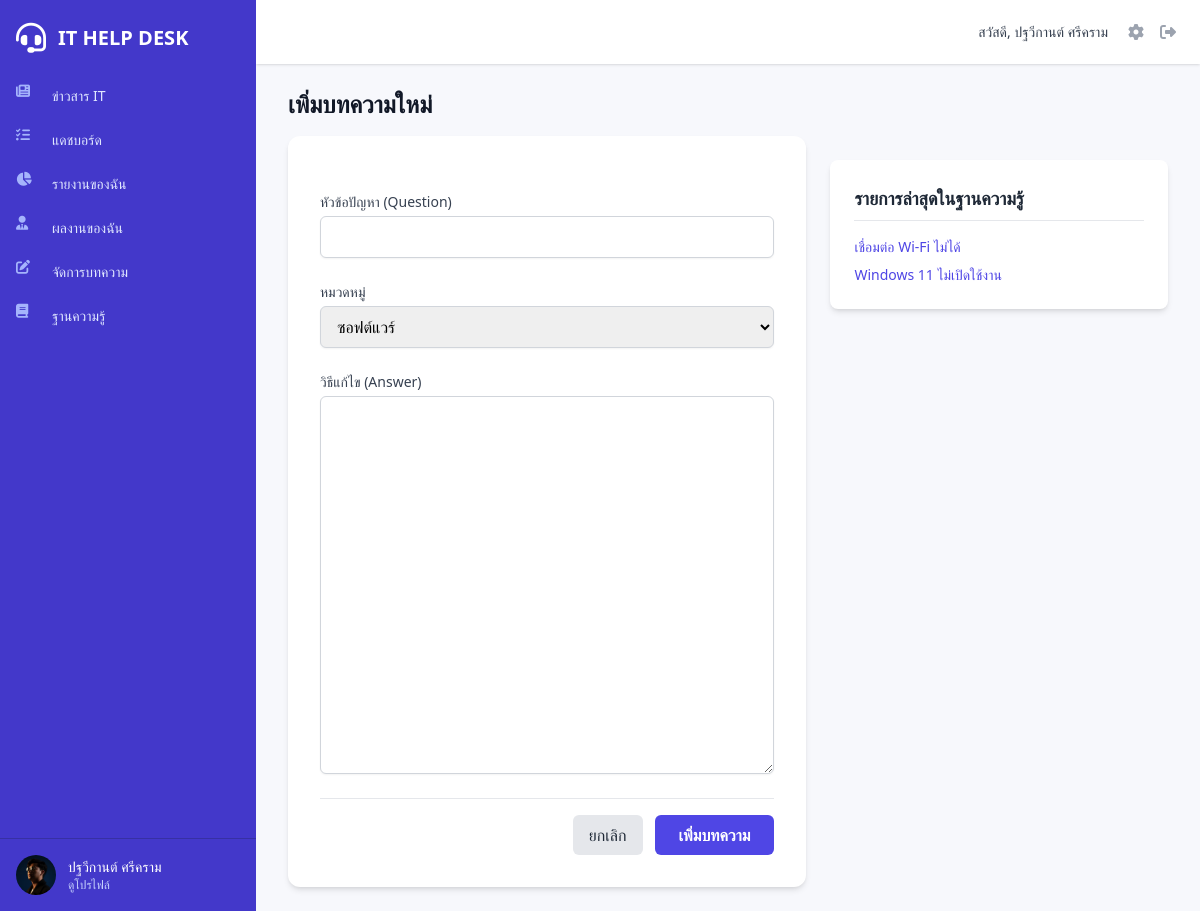
The page /admin_kb_form.php (signed in) on the database as committed earlier.
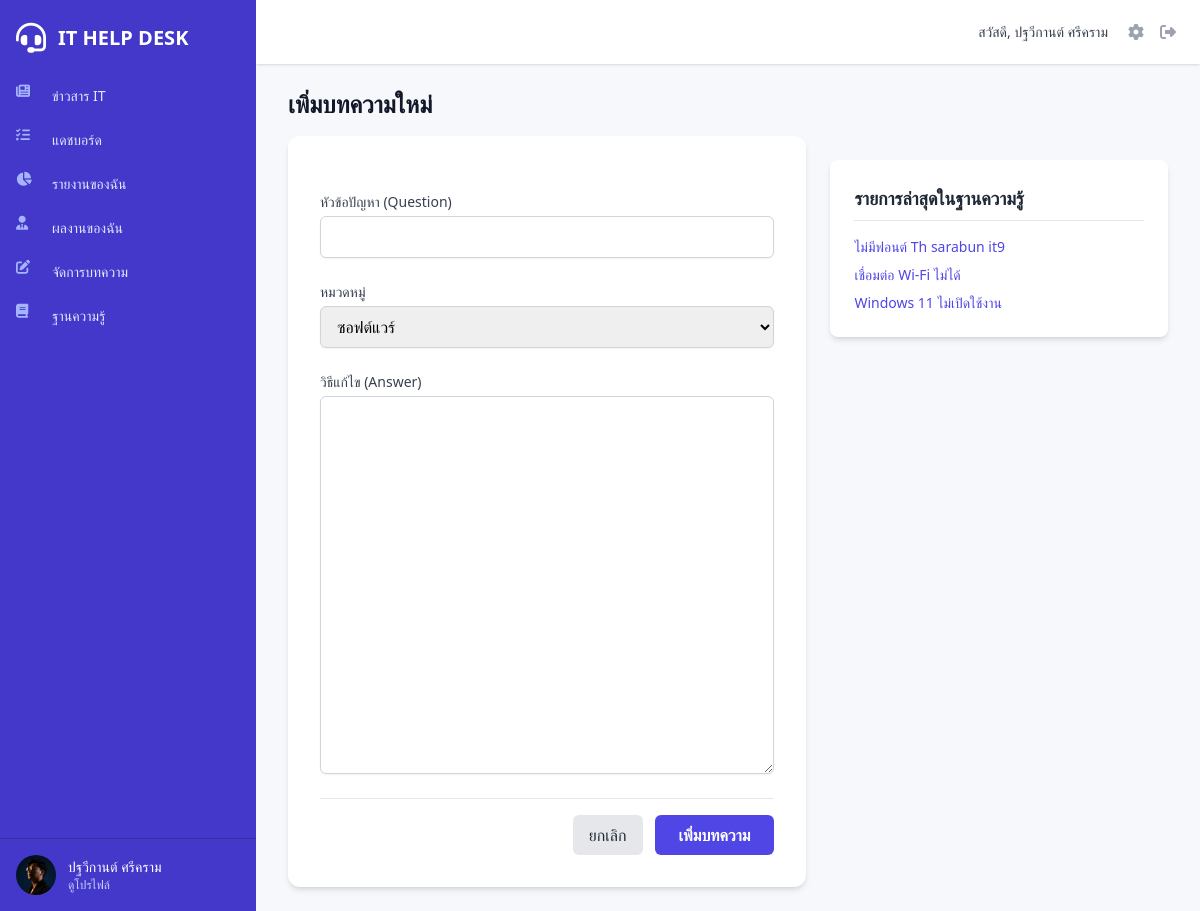
The same page on the database as committed later.
### tables this page shows
CREATE TABLE `knowledge_base` (
  `id` int(11) NOT NULL,
  `issue_id_source` int(11) DEFAULT NULL,
  `category` varchar(100) NOT NULL,
  `question` text NOT NULL,
  `answer` text NOT NULL,
  `created_by` int(11) NOT NULL,
  `created_at` timestamp NOT NULL DEFAULT current_timestamp()
);

### admin_kb_form.php (the view, shortened to what the changed rows need)
<?php
require_once 'includes/functions.php';
$recent_kb_result = $conn->query("SELECT id, question FROM knowledge_base ORDER BY created_at DESC LIMIT 10");
require_once 'includes/header.php';
?>
<div class="grid grid-cols-1 lg:grid-cols-5 gap-6">
    <div class="lg:col-span-2">
        <div class="bg-white p-6 rounded-lg shadow-md sticky top-24">
            <ul class="mt-4 space-y-2 text-sm">
                <?php while($item = $recent_kb_result->fetch_assoc()): ?>
                <li>
                    <a href="admin_kb_form.php?id=<?php echo $item['id']; ?>" class="text-indigo-600 hover:underline truncate block">
                        <?php echo htmlspecialchars($item['question']); ?>
                    </a>
                </li>
                <?php endwhile; ?>
            </ul>
        </div>
    </div>
</div>
<?php
require_once 'includes/footer.php';
?>

### includes/sidebar_content.php (shortened to what the changed rows need)
<div class="flex-1 flex flex-col pt-5 pb-4 overflow-y-auto">
    <nav class="mt-5 flex-1 px-2 space-y-1">
        <?php
        $baseLinkClass = "group flex items-center px-2 py-2 text-sm font-medium rounded-md transition-colors duration-200";
        $inactiveLinkClass = "text-indigo-100 hover:bg-indigo-600";
        $activeLinkClass = "bg-indigo-800 text-white";
        foreach ($menu_items as $url => $item) {
            $isActive = ($current_page === $url) || ($url === 'news.php' && $current_page === 'article_view.php');
            $class = $isActive ? $activeLinkClass : $inactiveLinkClass;
            echo "<a href='$url' class='$baseLinkClass $class'>";
            echo "<i class='fa-solid " . $item['icon'] . " mr-3 flex-shrink-0 h-6 w-6 text-indigo-300'></i>";
            echo $item['title'];
            echo "</a>";
        }
        ?>
    </nav>
</div>

Rows that differ between the two databases and show on the page:
added knowledge_base: question "ไม่มีฟอนต์ Th sarabun it9"
